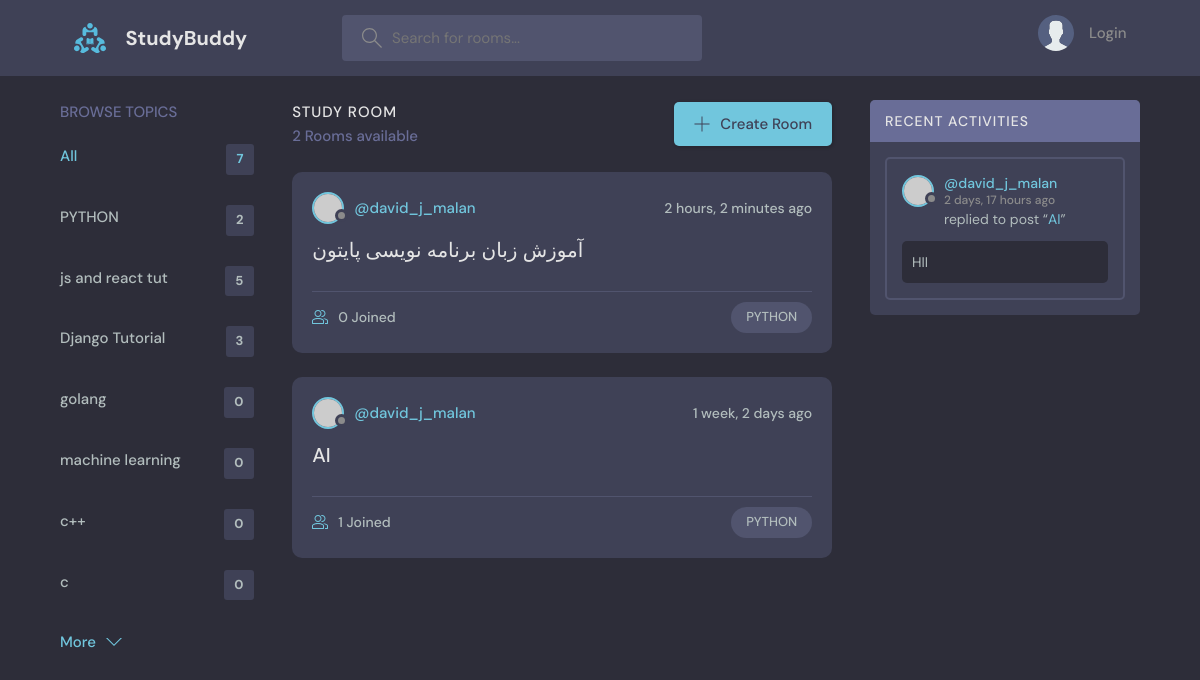
Page /?q=PYTHON on the committed database.
### base/models.py (models this page shows, shortened)
class Topic(models.Model):
    name=models.CharField(max_length=80)

class Room(models.Model):
    host=models.ForeignKey(User, on_delete=models.SET_NULL, null=True)
    topic=models.ForeignKey(Topic, on_delete=models.SET_NULL, null=True)
    name=models.CharField(max_length=50)
    description=models.TextField(null=True, blank=True)
    participants=models.ManyToManyField(User, related_name="participants", blank=True)
    updated=models.DateTimeField(auto_now=True)
    created=models.DateTimeField(auto_now_add=True)
    class Meta:
        ordering=['-updated', '-created']
    def __str__(self):
        return self.name

class Message(models.Model):
    user=models.ForeignKey(User, on_delete=models.CASCADE)
    room=models.ForeignKey(Room, on_delete=models.CASCADE)
    body=models.TextField()
    updated=models.DateTimeField(auto_now=True)
    created=models.DateTimeField(auto_now_add=True)

### base/views.py (the view)
# urls.py: path("", views.home, name="home"),
def home(request):
    q=request.GET.get("q") if request.GET.get("q") != None else ""
    rooms=Room.objects.filter(
        Q(topic__name__icontains=q) |
        Q(name__icontains=q) |
        Q(description__icontains=q)
    )
    room_count=len(rooms)
    topics=Topic.objects.all()
    room_messages=Message.objects.filter(Q(room__topic__name__icontains=q)).order_by("-created")[:3]
    return render(request, "base/home.html",{
        "rooms":rooms,
        "topics":topics,
        "room_count":room_count,
        "room_messages":room_messages,
    })

### base/templates/base/home.html (shortened to what this page needs)
{% extends 'main.html' %}
{% block content %}
<main class="layout layout--3">
  <div class="container">
    {% include 'base/topics_component.html' %}
    <div class="roomList">
      <div class="roomList__header">
        <div>
          <h2>Study Room</h2>
          <p>{{room_count}} Rooms available</p>
        </div>
        <a class="btn btn--main" href="{% url 'createroom' %}">
          <svg version="1.1" xmlns="http://www.w3.org/2000/svg" width="32" height="32" viewBox="0 0 32 32">
            <title>add</title>
            <path
              d="M16.943 0.943h-1.885v14.115h-14.115v1.885h14.115v14.115h1.885v-14.115h14.115v-1.885h-14.115v-14.115z">
            </path>
          </svg>
          Create Room
        </a>
      </div>
      {% include 'base/feed_component.html' %}
    </div>
    {% include "base/activity_component.html"%}
  </div>
</main>
{% endblock content %}

### base/templates/base/topics_component.html
<div class="topics">
    <div class="topics__header">
        <h2>Browse Topics</h2>
    </div>
    <ul class="topics__list">
        <li>
            <a href="{% url 'home' %}" class="active">All <span>{{topics.count}}</span></a>
        </li>
        {% for topic in topics %}
        <li>
            <a href="{% url 'home' %}?q={{topic.name}}">{{topic.name}} <span>{{topic.room_set.all.count}}</span></a>
        </li>
        {% endfor %}
    </ul>
    <a class="btn btn--link" href="topics.html">
        More
        <svg version="1.1" xmlns="http://www.w3.org/2000/svg" width="32" height="32" viewBox="0 0 32 32">
            <title>chevron-down</title>
            <path d="M16 21l-13-13h-3l16 16 16-16h-3l-13 13z"></path>
        </svg>
    </a>
</div>

### base/templates/base/feed_component.html (shortened to what this page needs)
{% for room in rooms %}
<div class="roomListRoom">
    <div class="roomListRoom__header">
        <a href="#" class="roomListRoom__author">
            <div class="avatar avatar--small">
                <img src="https://randomuser.me/api/portraits/women/11.jpg" />
            </div>
            <span>@{{room.host.username}}</span>
        </a>
        <div class="roomListRoom__actions">
            <span>{{room.created|timesince}} ago</span>
        </div>
    </div>
    <div class="roomListRoom__content">
        <a href="{% url 'room' room.id %}">{{room.name}}</a>
    </div>
    <div class="roomListRoom__meta">
        <a href="{% url 'room' room.id %}" class="roomListRoom__joined">
            {{room.participants.all.count}} Joined
        </a>
        <p class="roomListRoom__topic">{{room.topic.name}}</p>
    </div>
</div>
{% endfor %}

### base/templates/base/activity_component.html (shortened to what this page needs)
<div class="activities">
    <div class="activities__header">
        <h2>Recent Activities</h2>
    </div>
    {% for message in room_messages %}
    <div class="activities__box">
        <div class="activities__boxHeader roomListRoom__header">
            <a href="{% url 'profile' message.user.id %}" class="roomListRoom__author">
                <div class="avatar avatar--small">
                    <img src="https://randomuser.me/api/portraits/women/11.jpg" />
                </div>
                <p>
                    @{{message.user}}
                    <span>{{message.created|timesince}} ago</span>
                </p>
            </a>
        </div>
        <div class="activities__boxContent">
            <p>replied to post “<a href="{% url 'room' message.room.id %}">{{message.room}}</a>”</p>
            <div class="activities__boxRoomContent">
                {{message.body}}
            </div>
        </div>
    </div>
    {% endfor %}
</div>

### rows in the picture
Topic: name "PYTHON", room_set.all.count "2"
Topic: name "js and react tut", room_set.all.count "5"
Topic: name "Django Tutorial", room_set.all.count "3"
Topic: name "golang", room_set.all.count "0"
Topic: name "machine learning", room_set.all.count "0"
Topic: name "c++", room_set.all.count "0"
Topic: name "c", room_set.all.count "0"
Room: host.username "david_j_malan", created "2 hours, 2 minutes", name "آموزش زبان برنامه نویسی پایتون", participants.all.count "0", topic.name "PYTHON"
Room: host.username "david_j_malan", created "1 week, 2 days", name "AI", participants.all.count "1", topic.name "PYTHON"
Message: user "david_j_malan", created "2 days, 17 hours", room "AI", body "HII"

### other values in the picture
{{ topics.count }} "7"
{{ room_count }} "2"
